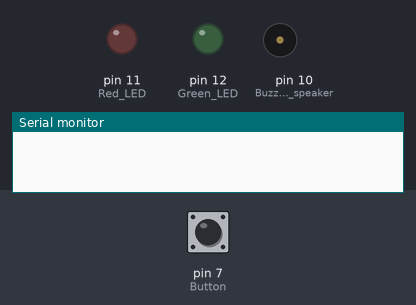
A sketch run on a simulated Arduino Uno, built with avr-gcc and run on an emulated ATmega328P. On the bench: output pins drawn as LEDs (lit = HIGH), buzzer (waves = sounding), the last lines printed to the serial monitor. Inputs (shaded band) come from the test bench; at power-on: pin 7 (Button) HIGH. Random numbers use the default seed unless the sketch sets one. At 5.6 s the program stops and its outputs stay as they are.

Above: at 1.2 s.
1.3 s: pin 7 (Button) pulled LOW for 0.15 s
At 1.37 s:
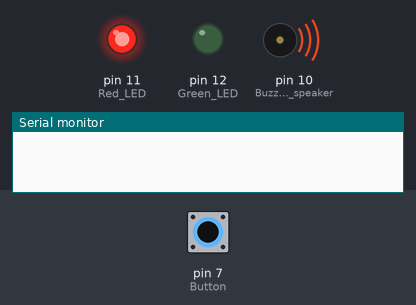
At 2.05 s:
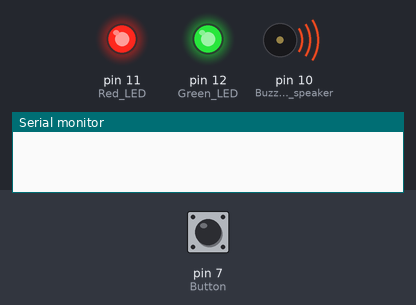
4.3 s: pin 7 (Button) driven LOW
At 6.0 s:
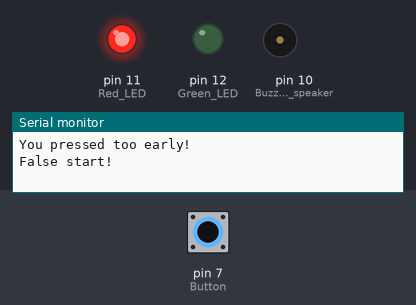
Timing chart, 0 to 7.1 s (numbered marks = the images above; inputs shaded):
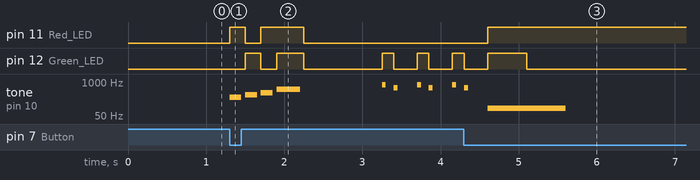

Measured:
- after the input at 1.3 s, pin 11 (Red_LED): LOW → HIGH at once, → LOW 0.20 s later, → HIGH 0.20 s later, → LOW 0.55 s later; pin 12 (Green_LED): LOW → HIGH after 0.20 s, → LOW 0.20 s later, → HIGH 0.20 s later, → LOW 0.35 s later, … (9 changes in this stretch)
- after the input at 4.3 s, pin 11 (Red_LED): LOW → HIGH after 0.30 s

The sketch:

BUZZERBEATER.ino
```cpp
// BUZZER BEATER!!
void setup() {
  pinMode(12, OUTPUT); // Green LED
  pinMode(11, OUTPUT); // Red LED
  pinMode(7, INPUT_PULLUP); // Button (active LOW)
  pinMode(10, OUTPUT); // Buzzer or speaker

  digitalWrite(11, LOW);
  digitalWrite(12, LOW);
  Serial.begin(9600); // Start serial monitor for debug
}

void loop() {
  // Wait for player to press button to start the game
  if (digitalRead(7) == LOW) {
    startMelody(); // Startup sound + LED sequence

    delay(1000); // Brief pause before game starts
    int waitTime = random(5000, 15000); // Random wait time
    if (!gameStart(waitTime)) return; // Ends if player cheats

    unsigned long reactionTime = goGoGo(); // Measure reaction time

    // Show result based on timing
    if (reactionTime <= 500) {
      winTune();
    } else {
      loseTune();
    }

    digitalWrite(11, LOW);
    digitalWrite(12, LOW);
    noTone(10);

    while (true); // End game after one run
  }

  delay(10); // Short delay for stability
}

void startMelody() {
  // Simple startup light + sound sequence
  tone(10, 262, 150); // C4
  digitalWrite(11, HIGH);
  delay(200);

  digitalWrite(11, LOW);
  digitalWrite(12, HIGH);
  tone(10, 330, 150); // E4
  delay(200);

  digitalWrite(11, HIGH);
  digitalWrite(12, LOW);
  tone(10, 392, 150); // G4
  delay(200);

  digitalWrite(11, HIGH);
  digitalWrite(12, HIGH);
  tone(10, 523, 300); // C5
  delay(350);

  digitalWrite(11, LOW);
  digitalWrite(12, LOW);
  noTone(10);
}

bool gameStart(int durationMs) {
  // Wait period before reaction test begins
  unsigned long startTime = millis();

  while (millis() - startTime < durationMs / 2) {
    // Check for early press (cheating)
    if (digitalRead(7) == LOW) {
      digitalWrite(11, HIGH); // Red LED on
      cheatLose();
      Serial.println("False start!");
      while (true); // End game immediately
    }

    // Flash LED with tones for suspense
    digitalWrite(12, HIGH);  // Green LED
    tone(10, 800, 50);
    delay(150);

    digitalWrite(12, LOW);
    tone(10, 600, 50);
    delay(300);
  }

  noTone(10);
  return true; // Ready for reaction test
}

unsigned long goGoGo() {
  // Signal player to press button now!
  tone(10, 1000, 500);
  digitalWrite(11, HIGH); // Red LED = GO
  delay(500);
  noTone(10);

  unsigned long goTime = millis();

  // Wait for user to press the button
  while (digitalRead(7) == HIGH);

  unsigned long pressTime = millis();
  unsigned long reactionTime = pressTime - goTime;

  Serial.print("Reaction Time: ");
  Serial.print(reactionTime);
  Serial.println(" ms");

  return reactionTime;
}

void winTune() {
  digitalWrite(11, HIGH); // Green LED for win
  digitalWrite(12, LOW);
  tone(10, 523, 150); // C5
  delay(300);
  tone(10, 659, 150); // E5
  delay(300);
  tone(10, 784, 300); // G5
  delay(500);
  noTone(10);
}

void loseTune() {
  digitalWrite(12, HIGH); // Red LED for loss
  digitalWrite(11, LOW);
  tone(10, 392, 300); // G4
  delay(300);
  tone(10, 330, 300); // E4
  delay(300);
  tone(10, 262, 500); // C4
  delay(500);
  noTone(10);
}

void cheatLose() {
  tone(10, 100, 500); // Flat fail tone
  digitalWrite(12, HIGH);
  delay(500);
  digitalWrite(12, LOW);
  tone(10, 100, 500);
  delay(500);
  noTone(10);
  Serial.println("You pressed too early!");
}
```
